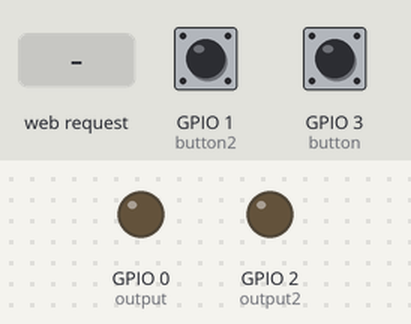
This sketch was run on a simulated ESP8266 (NodeMCU). On the bench: output pins drawn as LEDs (lit = HIGH). Inputs (shaded band) come from the test bench; at power-on: GPIO 1 (button2) LOW, GPIO 3 (button) LOW. WiFi joins after 1.5 s; servers stay silent unless stated; uploads are accepted with an empty reply.

Above: at 2.7 s.
2.8 s: HTTP request GET /on received
At 3.5 s:
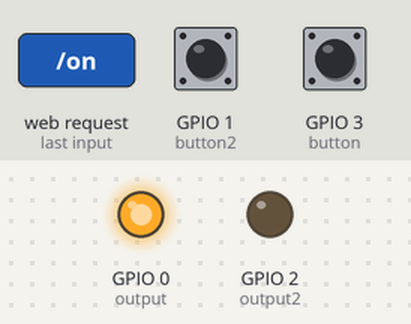
4.3 s: HTTP request GET /on2 received
At 4.7 s:
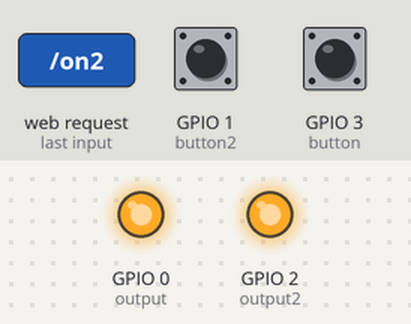
5.8 s: HTTP request GET /off received
At 7.0 s:
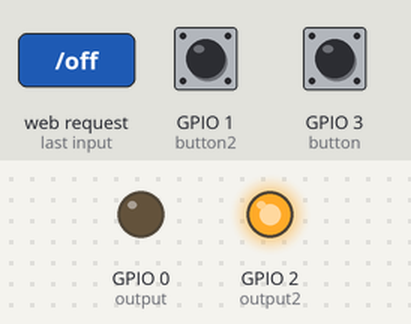
7.3 s: HTTP request GET /off2 received
At 8.2 s:
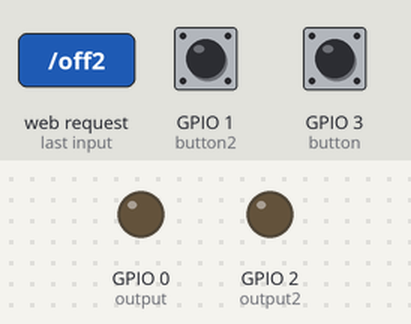
Timing chart, 0 to 9.8 s (numbered marks = the images above; inputs shaded):
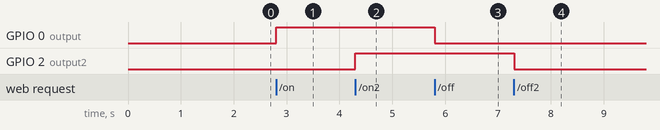

The sketch:

esp_relay2.ino
```cpp
#ifdef ESP32
#include <WiFi.h>
#include <AsyncTCP.h>
#else
#include <ESP8266WiFi.h>
#include <ESPAsyncTCP.h>
#include <ESP8266HTTPClient.h>

#endif
#include <ESPAsyncWebServer.h>


const char* ssid = "Airtel_9587411733";
const char* password = "air72055";
String url = "https://trigger.macrodroid.com/fcf1e78c-093a-4a05-9f8a-9ad36e2554c5/link1";


const int output = 0;
const int output2 = 2;
int button = 3;
int button2 = 1;


// HTML web page
const char index_html[] PROGMEM = R"rawliteral(
<!DOCTYPE HTML><html>
 <head>
  <title>ESP Pushbutton Web Server</title>
  <meta name="viewport" content="width=device-width, initial-scale=1">
 </head>
 <body>
  <h1>ESP Pushbutton Web Server</h1>
  <button class="button" onmousedown="toggleCheckbox('on');" ontouchstart="toggleCheckbox('on');" onmouseup="toggleCheckbox('off');" ontouchend="toggleCheckbox('off');">LED PUSHBUTTON</button>
  <br>
  <button class="button" onmousedown="toggleCheckbox('on2');" ontouchstart="toggleCheckbox('on2');" onmouseup="toggleCheckbox('off2');" ontouchend="toggleCheckbox('off2');">LED PUSHBUTTON2</button>
  <br>
  <button class="button" onmousedown="toggleCheckbox('on3');" ontouchstart="toggleCheckbox('on3');" onmouseup="toggleCheckbox('off3');" ontouchend="toggleCheckbox('off3');">LED PUSHBUTTON2</button>
  <br>
  <button class="button" onmousedown="toggleCheckbox('on4');" ontouchstart="toggleCheckbox('on4');" onmouseup="toggleCheckbox('off4');" ontouchend="toggleCheckbox('off4');">LED PUSHBUTTON2</button>

  <script>
    function toggleCheckbox(x) {
      var xhr = new XMLHttpRequest();
      xhr.open("GET", "/" + x, true);
      xhr.send();
    }
  </script>
 </body>
</html>)rawliteral";


void notFound(AsyncWebServerRequest *request) {
  request->send(404, "text/plain", "Not found");
}

AsyncWebServer server(80);

void setup() {
  pinMode(output, OUTPUT);
  pinMode(output2, OUTPUT);
  digitalWrite(button, LOW);
  digitalWrite(button2, LOW);

  WiFi.mode(WIFI_STA);
  WiFi.begin(ssid, password);
  if (WiFi.waitForConnectResult() != WL_CONNECTED) {
    return;

  }

  server.on("/", HTTP_GET, [](AsyncWebServerRequest * request) {
    request->send_P(200, "text/html", index_html);

  });

  server.on("/on", HTTP_GET, [] (AsyncWebServerRequest * request) {
    digitalWrite(output, HIGH);
    request->send(200, "text/plain", "ok");

  });

  server.on("/off", HTTP_GET, [] (AsyncWebServerRequest * request) {
    digitalWrite(output, LOW);
    request->send(200, "text/plain", "ok");

  });

  server.on("/on2", HTTP_GET, [] (AsyncWebServerRequest * request) {
    digitalWrite(output2, HIGH);
    request->send(200, "text/plain", "ok");

  });

  server.on("/off2", HTTP_GET, [] (AsyncWebServerRequest * request) {
    digitalWrite(output2, LOW);
    request->send(200, "text/plain", "ok");

  });

  server.onNotFound(notFound);
  server.begin();
}


void loop() {

  digitalWrite(button, LOW);
  digitalWrite(button2, LOW);
  if (WiFi.status() == WL_CONNECTED) {
    WiFiClientSecure client;
    client.setInsecure();

    HTTPClient https;
    if (digitalRead(button) == HIGH) {
      String data = "?string=left";
      String fullUrl = url + data;
      https.begin(client, fullUrl);
      https.GET();
      https.end();
    }
    else if (digitalRead(button2) == HIGH) {
      String data = "?string=right";
      String fullUrl = url + data;
      https.begin(client, fullUrl);
      https.GET();
      https.end();
    }
    else {
      String data = "?string=normal";
      String fullUrl = url + data;
      https.begin(client, fullUrl);
      https.GET();
      https.end();

    }
  }
  delay(200);
}
```

Measured:
- after the input at 2.8 s, GPIO 0 (output): LOW → HIGH at once
- after the input at 4.3 s, GPIO 2 (output2): LOW → HIGH at once
- after the input at 5.8 s, GPIO 0 (output): HIGH → LOW at once
- after the input at 7.3 s, GPIO 2 (output2): HIGH → LOW at once
